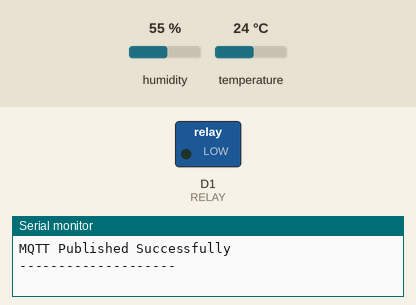
This sketch was run on a simulated ESP8266 (NodeMCU). Shown: switched loads named in the sketch (green lamp = pin HIGH), the last lines printed to the serial monitor. Inputs (shaded band) come from the test bench; at power-on: temperature 24 °C, humidity 55 %. WiFi joins after 1.5 s; servers stay silent unless stated; no MQTT or app messages arrive unless stated.

Above: at 2.7 s.
2.8 s: temperature set to 32 °C
12.0 s: temperature set to 35 °C
At 14.7 s:
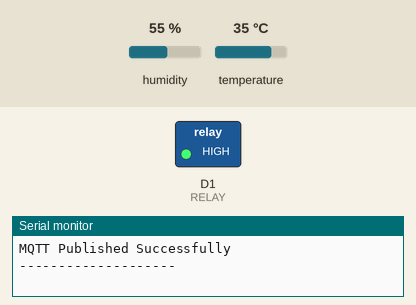
16.9 s: temperature set to 12 °C
At 19.0 s:
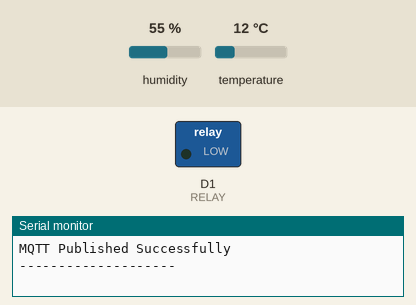
21.8 s: temperature set to 41 °C
At 23.2 s:
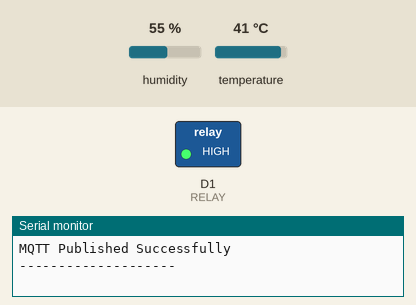
Timing chart, 0 to 24.8 s (numbered marks = the images above; inputs shaded):
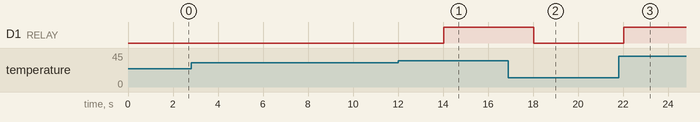

The sketch:

ardunio.ino
```cpp
#include <ESP8266WiFi.h>
#include <DHT.h>
#include <PubSubClient.h>

// -------------------------
// SENSOR PINS
// -------------------------

#define DHTPIN D2
#define DHTTYPE DHT11
#define RELAY D1

// -------------------------
// WIFI
// -------------------------

const char* ssid = "Sumalatha";
const char* password = "123456789";

// -------------------------
// MQTT
// -------------------------

// IMPORTANT:
// Change this to the IP address of your MQTT broker
const char* mqtt_server = "10.52.179.37";

const int mqtt_port = 1883;

const char* mqtt_topic = "iot/temperature";

const char* mqtt_client_id = "ESP8266_DHT11";

// -------------------------

DHT dht(DHTPIN, DHTTYPE);

WiFiClient espClient;
PubSubClient mqttClient(espClient);

unsigned long lastPublish = 0;


// -------------------------
// WIFI CONNECTION
// -------------------------

void setup_wifi() {

  delay(10);

  Serial.println();
  Serial.print("Connecting to WiFi: ");
  Serial.println(ssid);

  WiFi.begin(ssid, password);

  while (WiFi.status() != WL_CONNECTED) {

    delay(500);

    Serial.print(".");
  }

  Serial.println();

  Serial.println("WiFi Connected!");

  Serial.print("ESP8266 IP Address: ");

  Serial.println(WiFi.localIP());
}


// -------------------------
// MQTT CONNECTION
// -------------------------

void reconnectMQTT() {

  while (!mqttClient.connected()) {

    Serial.print("Connecting to MQTT...");

    if (mqttClient.connect(mqtt_client_id)) {

      Serial.println("CONNECTED!");

    }

    else {

      Serial.print("FAILED, rc=");

      Serial.print(mqttClient.state());

      Serial.println(" retrying in 5 seconds");

      delay(5000);
    }
  }
}


// -------------------------
// SETUP
// -------------------------

void setup() {

  Serial.begin(9600);

  dht.begin();

  pinMode(RELAY, OUTPUT);

  digitalWrite(RELAY, LOW);

  // WiFi
  setup_wifi();

  // MQTT
  mqttClient.setServer(
    mqtt_server,
    mqtt_port
  );

  Serial.println("MQTT configured");
}


// -------------------------
// LOOP
// -------------------------

void loop() {

  // Make sure MQTT is connected

  if (!mqttClient.connected()) {

    reconnectMQTT();
  }

  mqttClient.loop();


  // Publish every 2 seconds

  if (millis() - lastPublish >= 2000) {

    lastPublish = millis();

    // Read temperature

    float temperature =
      dht.readTemperature();


    if (isnan(temperature)) {

      Serial.println(
        "Failed to read DHT11!"
      );

      return;
    }


    // Relay control

    String relayStatus;


    if (temperature > 33) {

      digitalWrite(RELAY, HIGH);

      relayStatus = "ON";

      Serial.println(
        "Temperature > 33°C -> RELAY ON"
      );

    }

    else {

      digitalWrite(RELAY, LOW);

      relayStatus = "OFF";

      Serial.println(
        "Temperature <= 30°C -> RELAY OFF"
      );
    }


    // -------------------------
    // CREATE JSON
    // -------------------------

    String payload = "{";

    payload += "\"temperature\":";
    payload += String(temperature, 2);

    payload += ",";

    payload += "\"relay\":\"";
    payload += relayStatus;
    payload += "\"";

    payload += "}";


    // -------------------------
    // MQTT PUBLISH
    // -------------------------

    bool success =
      mqttClient.publish(
        mqtt_topic,
        payload.c_str()
      );


    Serial.print("Temperature: ");
    Serial.print(temperature);
    Serial.println(" °C");

    Serial.print("Relay: ");
    Serial.println(relayStatus);

    Serial.print("MQTT Payload: ");
    Serial.println(payload);


    if (success) {

      Serial.println(
        "MQTT Published Successfully"
      );

    }

    else {

      Serial.println(
        "MQTT Publish Failed"
      );
    }

    Serial.println("--------------------");
  }
}
```

Measured:
- the behaviour switches between 33 and 34 °C on temperature (found by bisection; images 0 and 1)
- after the input at 12.0 s, D1 (RELAY): LOW → HIGH after 2.0 s
- after the input at 16.9 s, D1 (RELAY): HIGH → LOW after 1.1 s
- after the input at 21.8 s, D1 (RELAY): LOW → HIGH after 0.22 s
